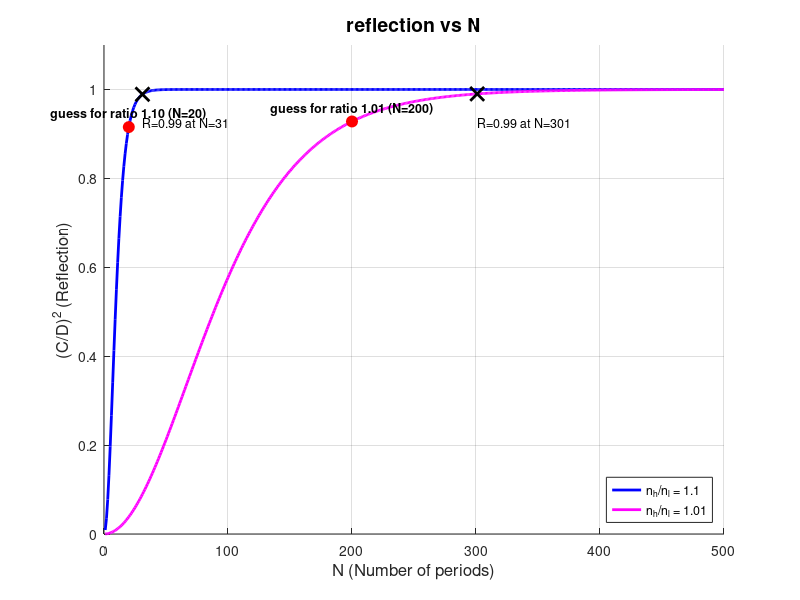

The MATLAB source for this figure:
clear; clc; close all;

lambda = 1.55e-6; 
delta_H = pi;     
delta_L = pi;
N_max = 500;      
N_range = 1:N_max;

ratios = [1.1, 1.01];
colors = {'b', 'm'}; 
labels = {'n_h/n_l = 1.1', 'n_h/n_l = 1.01'};
guess_points = [20, 200]; 

figure('Color', 'w', 'Position', [100, 100, 900, 600]);
hold on; grid on;

for k = 1:length(ratios)
    ratio = ratios(k); 
    
    r = (ratio - 1) / (ratio + 1); 
    
    A_val = exp(-1i*delta_L/2) * (exp(-1i*delta_H/2) - r^2 * exp(1i*delta_H/2)); 
    B_val = exp(-1i*delta_L/2) * (-r * exp(-1i*delta_H/2) + r * exp(1i*delta_H/2)); %
    C_val = exp(1i*delta_L/2)  * (-r * exp(1i*delta_H/2) + r * exp(-1i*delta_H/2)); % 
    D_val = exp(1i*delta_L/2)  * (exp(1i*delta_H/2) - r^2 * exp(-1i*delta_H/2)); % 
    
    M_base = (1 / (1 - r^2)) * [A_val, B_val; C_val, D_val]; 
    
    R = zeros(size(N_range));
    for i = 1:length(N_range)
        n = N_range(i);
        Mn = M_base^n;
        C_n = Mn(2,1);
        D_n = Mn(2,2); 
        R(i) = abs(C_n / D_n)^2;
    end
    
    plot(N_range, R, 'Color', colors{k}, 'LineWidth', 2, 'DisplayName', labels{k});
    
    x_guess = guess_points(k);
    y_guess = R(N_range == x_guess);
    plot(x_guess, y_guess, 'ro', 'MarkerSize', 8, 'MarkerFaceColor', 'r', 'HandleVisibility', 'off');
    text(x_guess, y_guess + 0.03, sprintf('guess for ratio %.2f (N=%d)', ratio, x_guess), ...
        'HorizontalAlignment', 'center', 'FontWeight', 'bold', 'FontSize', 9);
    
    [~, idx] = min(abs(R - 0.99));
    n_99 = N_range(idx);
    r_99 = R(idx);
    
    plot(n_99, r_99, 'kx', 'MarkerSize', 10, 'LineWidth', 2, 'HandleVisibility', 'off');
    text(n_99, r_99 - 0.05, sprintf('R=0.99 at N=%d', n_99), ...
        'Color', 'k', 'FontSize', 9, 'VerticalAlignment', 'top');
end

title('reflection vs N', 'FontSize', 14);
xlabel('N (Number of periods)', 'FontSize', 12);
ylabel('(C/D)^2 (Reflection)', 'FontSize', 12);
legend('Location', 'southeast');
ylim([0 1.1]);
hold off;
